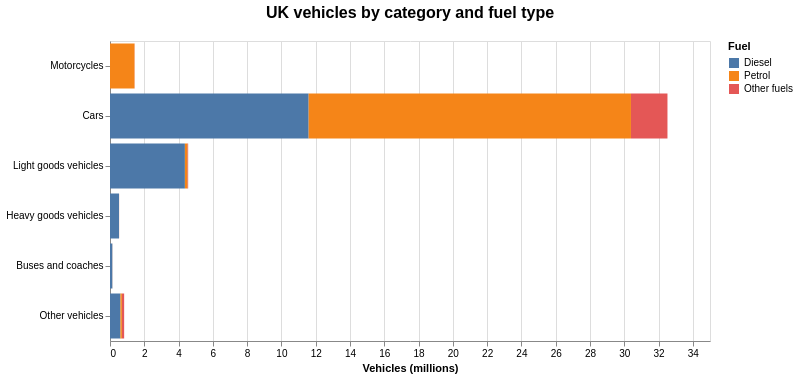

Write the Vega-Lite specification saved for this chart.
### Vega-Lite specification from a JSON file in a GitHub repository (floating-point values rounded to 4 significant figures)
{"config": {"view": {"continuousWidth": 400, "continuousHeight": 300}, "title": {"anchor": "middle", "dy": -16, "fontSize": 16}}, "data": {"name": "data-9934c26e55b2f15d41c1df0a8f668d2a"}, "mark": "bar", "encoding": {"color": {"field": "Fuel", "sort": ["Diesel", "Petrol", "Other fuels"], "type": "nominal"}, "order": {"field": "color_Fuel_sort_index", "type": "quantitative"}, "tooltip": [{"field": "Fuel", "type": "nominal"}, {"field": "2022 Q3", "type": "quantitative"}], "x": {"field": "2022 Q3", "title": "Vehicles (millions)", "type": "quantitative"}, "y": {"field": "BodyType", "sort": ["Motorcycles", "Cars", "Light goods vehicles", "Heavy goods vehicles"], "title": null, "type": "nominal"}}, "height": 300, "title": "UK vehicles by category and fuel type", "width": 600, "$schema": "https://vega.github.io/schema/vega-lite/v4.17.0.json", "datasets": {"data-9934c26e55b2f15d41c1df0a8f668d2a": [{"BodyType": "Buses and coaches", "Fuel": "Diesel", "2022 Q3": 0.1379}, {"BodyType": "Buses and coaches", "Fuel": "Other fuels", "2022 Q3": 0.00238}, {"BodyType": "Buses and coaches", "Fuel": "Petrol", "2022 Q3": 0.003547}, {"BodyType": "Cars", "Fuel": "Diesel", "2022 Q3": 11.59}, {"BodyType": "Cars", "Fuel": "Other fuels", "2022 Q3": 2.129}, {"BodyType": "Cars", "Fuel": "Petrol", "2022 Q3": 18.8}, {"BodyType": "Heavy goods vehicles", "Fuel": "Diesel", "2022 Q3": 0.5275}, {"BodyType": "Heavy goods vehicles", "Fuel": "Other fuels", "2022 Q3": 0.002816}, {"BodyType": "Heavy goods vehicles", "Fuel": "Petrol", "2022 Q3": 0.001815}, {"BodyType": "Light goods vehicles", "Fuel": "Diesel", "2022 Q3": 4.369}, {"BodyType": "Light goods vehicles", "Fuel": "Other fuels", "2022 Q3": 0.0481}, {"BodyType": "Light goods vehicles", "Fuel": "Petrol", "2022 Q3": 0.142}, {"BodyType": "Motorcycles", "Fuel": "Diesel", "2022 Q3": 0.000753}, {"BodyType": "Motorcycles", "Fuel": "Other fuels", "2022 Q3": 0.01283}, {"BodyType": "Motorcycles", "Fuel": "Petrol", "2022 Q3": 1.426}, {"BodyType": "Other vehicles", "Fuel": "Diesel", "2022 Q3": 0.6102}, {"BodyType": "Other vehicles", "Fuel": "Other fuels", "2022 Q3": 0.1328}, {"BodyType": "Other vehicles", "Fuel": "Petrol", "2022 Q3": 0.08246}]}}
